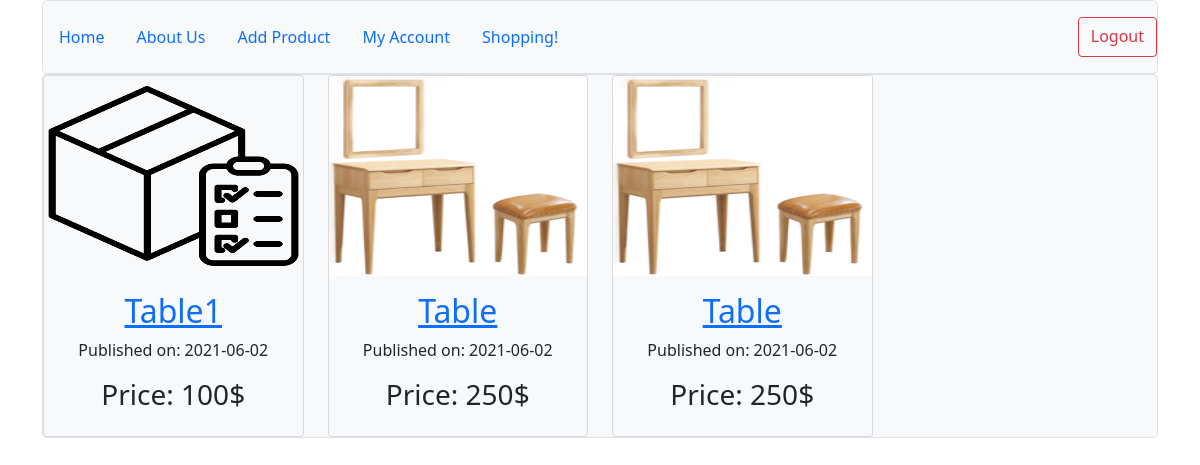
/shopping (signed in), run on the app's committed database.
### myproject/modles.py (models this page shows, shortened)
class Buyer(db.Model, UserMixin):
    id = db.Column(db.Integer, primary_key=True)
    user_id = db.Column(db.Integer, db.ForeignKey('users.id'), nullable=False)
    prod_id = db.Column(db.Integer, db.ForeignKey('products.id'), nullable=False)

class Product(db.Model, UserMixin):
    __tablename__ = 'products'
    users = db.relationship(User)
    id = db.Column(db.Integer, primary_key=True)
    user_id = db.Column(db.Integer, db.ForeignKey('users.id'), nullable=False)
    product_name = db.Column(db.String(64), nullable=False)
    product_info = db.Column(db.Text, nullable=False)
    product_price = db.Column(db.String(64), nullable=False)
    product_image = db.Column(db.String(128), nullable=False, default='default_product_image.png')
    date = db.Column(db.DateTime, nullable=False, default=datetime.utcnow)
    buyers = db.relationship('Buyer', backref='products', lazy=True)

### myproject/users/views.py (the view)
@users.route('/shopping')
@login_required
def shopping():
    products_list = Buyer.query.filter_by(user_id=current_user.id)
    return render_template('shopping.html', products_list=products_list)

### myproject/modles.py (called while the page is built)
@login_manager.user_loader
def load_user(user_id):
    return User.query.get(user_id)

### myproject/templates/shopping.html (shortened to what this page needs)
{% extends 'base.html' %}
{% block content %}
    <div class="col">
        <div class="h-100 bg-light border rounded-3 text-center">
            <div class="row ">
                {% if products_list %}
                    {% for my_product in products_list %}
                        <div class="col-3">
                            <div class="card bg-light">
                                <img src="{{url_for('static', filename='product_pics/'+my_product.products.product_image)}}" class="card-img-top" height="200px">
                                <div class="card-body">
                                    <h2>
                                        <a class="card-title" href="{{url_for('products.product', product_id=my_product.products.id)}}">{{my_product.products.product_name}}</a>
                                    </h2>
                                    <p>Published on: {{my_product.products.date.strftime('%Y-%m-%d')}}</p>
                                    <h3>Price: {{my_product.products.product_price}}</h3>
                                </div>
                            </div>
                        </div>
                    {% endfor %}
                {% else %}
                        <h1>Your basket is empty!!!</h1>
                {% endif %}
            </div>
        </div>
    </div>
{% endblock %}

### data on the page
Buyer: product_image (placeholder picture), products.product_name "Table1", products "2021-06-02", products.product_price "100$"
Buyer: product_image (picture), products.product_name "Table", products "2021-06-02", products.product_price "250$"
Buyer: product_image (picture), products.product_name "Table", products "2021-06-02", products.product_price "250$"
